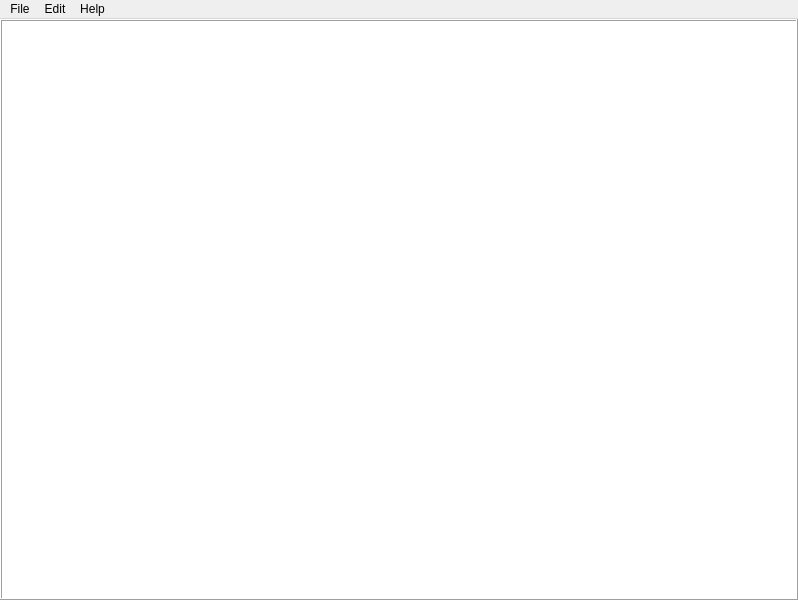
<?xml version="1.0" encoding="UTF-8"?>
<ui version="4.0">
 <class>Write</class>
 <widget class="QMainWindow" name="Write">
  <property name="geometry">
   <rect>
    <x>0</x>
    <y>0</y>
    <width>798</width>
    <height>600</height>
   </rect>
  </property>
  <property name="windowTitle">
   <string>untitled - Noted.</string>
  </property>
  <property name="animated">
   <bool>false</bool>
  </property>
  <property name="documentMode">
   <bool>false</bool>
  </property>
  <widget class="QWidget" name="centralwidget">
   <layout class="QGridLayout" name="gridLayout">
    <property name="leftMargin">
     <number>0</number>
    </property>
    <property name="topMargin">
     <number>0</number>
    </property>
    <property name="rightMargin">
     <number>0</number>
    </property>
    <property name="bottomMargin">
     <number>0</number>
    </property>
    <property name="spacing">
     <number>9</number>
    </property>
    <item row="0" column="0">
     <layout class="QHBoxLayout" name="horizontalLayout" stretch="0">
      <property name="spacing">
       <number>0</number>
      </property>
      <property name="sizeConstraint">
       <enum>QLayout::SizeConstraint::SetMaximumSize</enum>
      </property>
      <item>
       <widget class="QPlainTextEdit" name="plainTextEdit">
        <property name="frameShape">
         <enum>QFrame::Shape::Box</enum>
        </property>
        <property name="frameShadow">
         <enum>QFrame::Shadow::Raised</enum>
        </property>
        <property name="lineWidth">
         <number>1</number>
        </property>
        <property name="midLineWidth">
         <number>0</number>
        </property>
        <property name="sizeAdjustPolicy">
         <enum>QAbstractScrollArea::SizeAdjustPolicy::AdjustToContents</enum>
        </property>
        <property name="lineWrapMode">
         <enum>QPlainTextEdit::LineWrapMode::WidgetWidth</enum>
        </property>
        <property name="overwriteMode">
         <bool>true</bool>
        </property>
        <property name="textInteractionFlags">
         <set>Qt::TextInteractionFlag::LinksAccessibleByKeyboard|Qt::TextInteractionFlag::LinksAccessibleByMouse|Qt::TextInteractionFlag::TextBrowserInteraction|Qt::TextInteractionFlag::TextEditable|Qt::TextInteractionFlag::TextEditorInteraction|Qt::TextInteractionFlag::TextSelectableByKeyboard|Qt::TextInteractionFlag::TextSelectableByMouse</set>
        </property>
        <property name="backgroundVisible">
         <bool>false</bool>
        </property>
       </widget>
      </item>
     </layout>
    </item>
   </layout>
  </widget>
  <widget class="QMenuBar" name="menubar">
   <property name="geometry">
    <rect>
     <x>0</x>
     <y>0</y>
     <width>798</width>
     <height>26</height>
    </rect>
   </property>
   <widget class="QMenu" name="File">
    <property name="title">
     <string>File</string>
    </property>
    <addaction name="actionNew"/>
    <addaction name="actionOpen"/>
    <addaction name="actionSave"/>
    <addaction name="actionSave_As"/>
    <addaction name="separator"/>
    <addaction name="actionPrint"/>
    <addaction name="actionPage_Setup"/>
    <addaction name="action_PrintSetup"/>
    <addaction name="separator"/>
    <addaction name="actionExit"/>
   </widget>
   <widget class="QMenu" name="Edit">
    <property name="title">
     <string>Edit</string>
    </property>
    <addaction name="actionUndo"/>
    <addaction name="actionRedo"/>
    <addaction name="separator"/>
    <addaction name="actionCut"/>
    <addaction name="actionCopy"/>
    <addaction name="actionPaste"/>
    <addaction name="actionDelete"/>
    <addaction name="separator"/>
    <addaction name="actionSelect_All"/>
    <addaction name="separator"/>
    <addaction name="actionWrap_Lines"/>
    <addaction name="actionFont"/>
    <addaction name="actionOther"/>
   </widget>
   <widget class="QMenu" name="menuHelp">
    <property name="title">
     <string>Help</string>
    </property>
    <addaction name="actionAbout"/>
    <addaction name="actionLicense"/>
   </widget>
   <addaction name="File"/>
   <addaction name="Edit"/>
   <addaction name="menuHelp"/>
  </widget>
  <action name="actionNew">
   <property name="icon">
    <iconset theme="QIcon::ThemeIcon::DocumentNew"/>
   </property>
   <property name="text">
    <string>New</string>
   </property>
   <property name="toolTip">
    <string>New</string>
   </property>
   <property name="shortcut">
    <string>Ctrl+N</string>
   </property>
  </action>
  <action name="actionOpen">
   <property name="icon">
    <iconset theme="QIcon::ThemeIcon::DocumentOpen"/>
   </property>
   <property name="text">
    <string>Open</string>
   </property>
   <property name="toolTip">
    <string>Open</string>
   </property>
   <property name="shortcut">
    <string>Ctrl+O</string>
   </property>
  </action>
  <action name="actionSave">
   <property name="enabled">
    <bool>false</bool>
   </property>
   <property name="icon">
    <iconset theme="QIcon::ThemeIcon::DocumentSave"/>
   </property>
   <property name="text">
    <string>Save</string>
   </property>
   <property name="toolTip">
    <string>Save</string>
   </property>
   <property name="shortcut">
    <string>Ctrl+S</string>
   </property>
  </action>
  <action name="actionSave_As">
   <property name="icon">
    <iconset theme="QIcon::ThemeIcon::DocumentSaveAs"/>
   </property>
   <property name="text">
    <string>Save As</string>
   </property>
  </action>
  <action name="actionExit">
   <property name="icon">
    <iconset theme="QIcon::ThemeIcon::ApplicationExit"/>
   </property>
   <property name="text">
    <string>Exit</string>
   </property>
   <property name="toolTip">
    <string>Exit</string>
   </property>
   <property name="shortcut">
    <string>Ctrl+Q</string>
   </property>
  </action>
  <action name="actionAbout">
   <property name="icon">
    <iconset theme="QIcon::ThemeIcon::HelpAbout"/>
   </property>
   <property name="text">
    <string>About Noted.</string>
   </property>
  </action>
  <action name="actionLicense">
   <property name="text">
    <string>License</string>
   </property>
  </action>
  <action name="actionPrint">
   <property name="icon">
    <iconset theme="QIcon::ThemeIcon::Printer"/>
   </property>
   <property name="text">
    <string>Print</string>
   </property>
   <property name="shortcut">
    <string>Ctrl+P</string>
   </property>
  </action>
  <action name="actionPage_Setup">
   <property name="icon">
    <iconset theme="QIcon::ThemeIcon::DocumentPrintPreview"/>
   </property>
   <property name="text">
    <string>Page Setup</string>
   </property>
  </action>
  <action name="action_PrintSetup">
   <property name="text">
    <string>Printer Setup</string>
   </property>
  </action>
  <action name="actionUndo">
   <property name="icon">
    <iconset theme="QIcon::ThemeIcon::EditUndo"/>
   </property>
   <property name="text">
    <string>Undo</string>
   </property>
   <property name="shortcut">
    <string>Ctrl+Z</string>
   </property>
  </action>
  <action name="actionRedo">
   <property name="icon">
    <iconset theme="QIcon::ThemeIcon::EditRedo"/>
   </property>
   <property name="text">
    <string>Redo</string>
   </property>
   <property name="shortcut">
    <string>Ctrl+Y</string>
   </property>
  </action>
  <action name="actionCut">
   <property name="icon">
    <iconset theme="QIcon::ThemeIcon::EditCut"/>
   </property>
   <property name="text">
    <string>Cut</string>
   </property>
   <property name="shortcut">
    <string>Ctrl+X</string>
   </property>
  </action>
  <action name="actionCopy">
   <property name="icon">
    <iconset theme="QIcon::ThemeIcon::EditCopy"/>
   </property>
   <property name="text">
    <string>Copy</string>
   </property>
   <property name="shortcut">
    <string>Ctrl+C</string>
   </property>
  </action>
  <action name="actionPaste">
   <property name="icon">
    <iconset theme="QIcon::ThemeIcon::EditPaste"/>
   </property>
   <property name="text">
    <string>Paste</string>
   </property>
   <property name="shortcut">
    <string>Ctrl+V</string>
   </property>
  </action>
  <action name="actionDelete">
   <property name="icon">
    <iconset theme="QIcon::ThemeIcon::EditDelete"/>
   </property>
   <property name="text">
    <string>Delete</string>
   </property>
   <property name="shortcut">
    <string>Del</string>
   </property>
  </action>
  <action name="actionSelect_All">
   <property name="icon">
    <iconset theme="QIcon::ThemeIcon::EditSelectAll"/>
   </property>
   <property name="text">
    <string>Select All</string>
   </property>
   <property name="shortcut">
    <string>Ctrl+A</string>
   </property>
  </action>
  <action name="actionWrap_Lines">
   <property name="checkable">
    <bool>true</bool>
   </property>
   <property name="checked">
    <bool>true</bool>
   </property>
   <property name="text">
    <string>Wrap Lines</string>
   </property>
   <property name="iconVisibleInMenu">
    <bool>true</bool>
   </property>
  </action>
  <action name="actionFont">
   <property name="text">
    <string>Font</string>
   </property>
  </action>
  <action name="actionOther">
   <property name="text">
    <string>Other</string>
   </property>
  </action>
 </widget>
 <resources/>
 <connections>
  <connection>
   <sender>actionExit</sender>
   <signal>triggered()</signal>
   <receiver>Write</receiver>
   <slot>close()</slot>
   <hints>
    <hint type="sourcelabel">
     <x>-1</x>
     <y>-1</y>
    </hint>
    <hint type="destinationlabel">
     <x>399</x>
     <y>299</y>
    </hint>
   </hints>
  </connection>
 </connections>
</ui>
